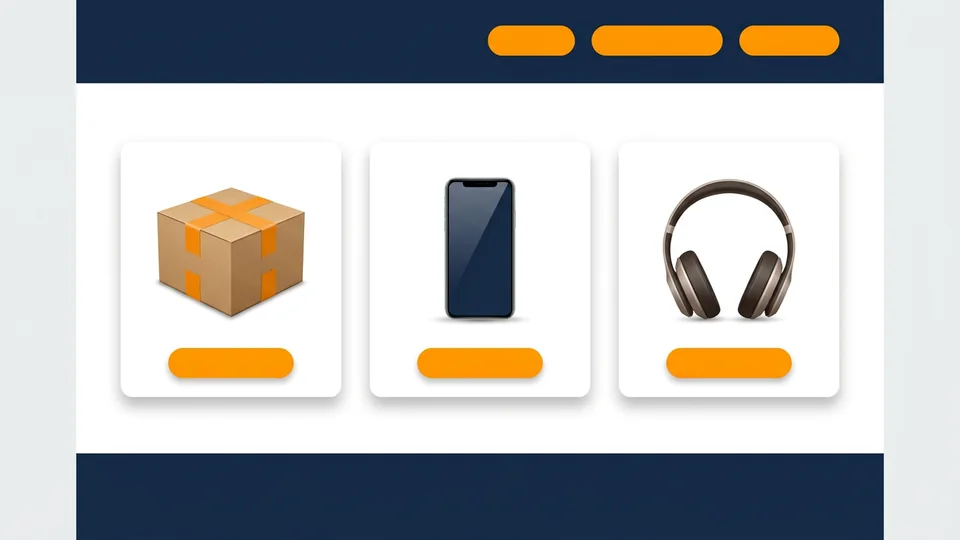
#> input picture assets/aff-amazon.webp, 960 x 540 px
$ python -i visual_features.py   (imports and definitions only)
#> lines starting #> are read from the running program, lines starting #| are printed output that depends on the picture
# -*- coding: utf-8 -*-
"""Visual feature index for physical product photos (data/visual_features.json).

Each product keeps the legacy primary-photo fields (`h` / `t`) plus a `gallery`
array containing features for every other usable product photo. Search can then
score all photos and return the photo that actually matched, rather than only
comparing the first URL in a product's image list.

Features are calculated exactly like `extractVisualFeatures()` in
`assets/tracker.js`: a 64-bin colour histogram and an 8x8 greyscale shape grid.
The builder is resumable: unchanged photo URLs reuse cached features, failed URLs
are remembered, and a time budget lets the scheduled catalog job finish across
multiple runs.
"""
import concurrent.futures
import hashlib
import io
import json
import os
import re
import time
import urllib.request

from PIL import Image

GRID = 64          # thumbnail size before extracting features
THUMB = 8          # 8x8 shape grid
CELL = GRID // THUMB
BG_MIN = 244       # nearly-white pixels are treated as background
FEAT_VERSION = 3   # v3: detect any uniform photo backdrop (grey/wood/flat-lay), not only white
MAX_BYTES = 4_000_000
WORKERS = 8
CHUNK = 64
ROOT = os.path.dirname(os.path.dirname(os.path.abspath(__file__)))
ASSET_ROOT = os.path.realpath(os.path.join(ROOT, 'assets'))
UA = {'User-Agent': 'Mozilla/5.0 (compatible; afflite-visual/1.0)'}
PLACEHOLDER_MARKERS = ('placeholder', 'place-holder', 'image-place-holder', 'no-image', '/default.png', '/def.png')


def _border_bg(px):
    """Median border colour when the frame edge is one uniform backdrop."""
    chips = []
    for i, (r, g, b) in enumerate(px):
        x = i % GRID
        y = i // GRID
        if x == 0 or y == 0 or x == GRID - 1 or y == GRID - 1:
            chips.append((r, g, b))
    if len(chips) < GRID * 2:
        return None
    rs = sorted(c[0] for c in chips)
    gs = sorted(c[1] for c in chips)
    bs = sorted(c[2] for c in chips)
    mr, mg, mb = rs[len(rs) // 2], gs[len(gs) // 2], bs[len(bs) // 2]
    q1r, q1g, q1b = rs[len(rs) // 4], gs[len(gs) // 4], bs[len(bs) // 4]
    spread = max(mr - q1r, mg - q1g, mb - q1b)
    if spread >= 18:
        return None
    return (mr, mg, mb)


def features_from_pil(im):
    """Return `{'h': [64 ints], 't': [64 ints]}` for a PIL image."""
    im = im.convert('RGBA')
    white = Image.new('RGBA', im.size, (255, 255, 255, 255))
    rgb = Image.alpha_composite(white, im).convert('RGB').resize((GRID, GRID), Image.BILINEAR)
    px = list(rgb.getdata())
    bg = _border_bg(px)
    hist = [0] * 64
    gray_sum = [0.0] * (THUMB * THUMB)
    total = 0
    for i, (r, g, b) in enumerate(px):
        x = i % GRID
        y = i // GRID
        cell = (y // CELL) * THUMB + (x // CELL)
        is_bg = r > BG_MIN and g > BG_MIN and b > BG_MIN
        # v3: خلفية موحدة بأي لون (رمادي/بيج/خشبي) — أي بكسل قريب منها يعتبر سلفة
        if bg and not is_bg and abs(r - bg[0]) + abs(g - bg[1]) + abs(b - bg[2]) < 120:
            is_bg = True
        if is_bg:
            gray_sum[cell] += 255
            continue
        gray_sum[cell] += 0.299 * r + 0.587 * g + 0.114 * b
        hist[(r >> 6) * 16 + (g >> 6) * 4 + (b >> 6)] += 1
        total += 1
    if total:
        h = [int(c * 255 / total + 0.5) for c in hist]
    else:
        h = [0] * 64
    per_cell = CELL * CELL
    t = [int(s / per_cell + 0.5) for s in gray_sum]
    return {'h': h, 't': t}


# [94 lines left out: functions _download, _image_urls, _usable_image, _product_image_urls, _work, _valid_features and 1 more, not called in this run]


def _bad_key(product_key, url):
    digest = hashlib.sha1(url.encode('utf-8')).hexdigest()[:16]
    return product_key + '#' + digest


def _was_bad(old_bad, product_key, url):
    # Read legacy `bad[product_key] = url` entries as well as v2 per-photo keys.
    return old_bad.get(_bad_key(product_key, url)) == url or old_bad.get(product_key) == url


# [137 lines left out: functions _collect, build, not called in this run]


# [7 lines not run here, left out]

>>> from PIL import Image
>>> picture = Image.open('../assets/aff-amazon.webp')
#> picture is the input picture: PIL image 960x540 RGB; mean R, G, B 183.9, 184.5, 184.5
>>> result = features_from_pil(picture)
#> in features_from_pil, `white = Image.new('RGBA', im.size, (255, 255, 255, 255))`: white: PIL image 960x540 RGBA; every value is 255
#> in features_from_pil, `rgb = Image.alpha_composite(white, im).convert('RGB').resize((GRID, GR..`:
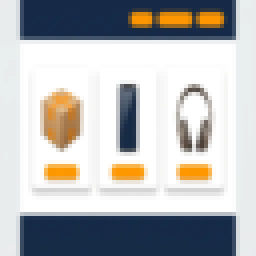
#> rgb: PIL image 64x64 RGB (shown 4 times larger); mean R, G, B 184, 184.5, 184.6
#> in features_from_pil, `px = list(rgb.getdata())`: px = 4096 items, first 6: (234, 236, 237), (232, 236, 237), (232, 236, 237), (232, 236, 237), (214, 219, 223), (57, 75, 100)
#> the loop in _border_bg, `for i, (r, g, b) in enumerate(px):` made 4096 passes
#> (r, g, b, x, y) on passes 1 to 3: (234, 236, 237, 0, 0), (232, 236, 237, 1, 0), (232, 236, 237, 2, 0)
#> after the loop in _border_bg, `for i, (r, g, b) in enumerate(px):`: chips = 252 items, first 6: (234, 236, 237), (232, 236, 237), (232, 236, 237), (232, 236, 237), (214, 219, 223), (57, 75, 100)
#> in _border_bg, `rs = sorted(c[0] for c in chips)`: rs = 252 values from 21 to 234
#> in _border_bg, `gs = sorted(c[1] for c in chips)`: gs = 252 values from 42 to 238
#> in _border_bg, `bs = sorted(c[2] for c in chips)`: bs = 252 values from 70 to 238
#> in _border_bg, `mr, mg, mb = rs[len(rs) // 2], gs[len(gs) // 2], bs[len(bs) // 2]`: mr = 232; mg = 236; mb = 237
#> in _border_bg, `q1r, q1g, q1b = rs[len(rs) // 4], gs[len(gs) // 4], bs[len(bs) // 4]`: q1r = 22; q1g = 43; q1b = 72
#> in _border_bg, `spread = max(mr - q1r, mg - q1g, mb - q1b)`: spread = 210
#> the loop in features_from_pil, `for i, (r, g, b) in enumerate(px):` made 4096 passes
#> (r, g, b, x, y, cell) on passes 1 to 3: (234, 236, 237, 0, 0, 0), (232, 236, 237, 1, 0, 0), (232, 236, 237, 2, 0, 0)
#> after the loop in features_from_pil, `for i, (r, g, b) in enumerate(px):`: gray_sum = 64 values, max 16167 at index 18, min 2523.8 at index 1, mean 11840.6; hist = 64 values, max 969 at index 63, min 0 at index 2, mean 38.92; total = 2491
#> in features_from_pil, `h = [int(c * 255 / total + 0.5) for c in hist]`: h = 64 values, max 99 at index 63, min 0 at index 2, mean 3.97
#> in features_from_pil, `t = [int(s / per_cell + 0.5) for s in gray_sum]`: t = 64 values, max 253 at index 18, min 39 at index 1, mean 185
#> result = 2 items

$ run again, on assets/aff-normal.webp
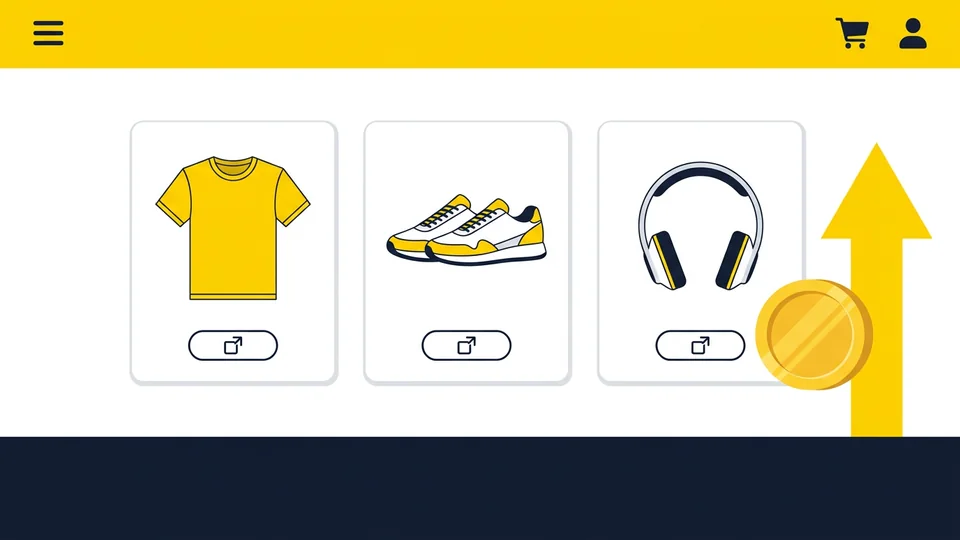
#> input picture assets/aff-normal.webp, 960 x 540 px
#> picture is the input picture: PIL image 960x540 RGB; mean R, G, B 203.3, 196.8, 160.8
#> white: PIL image 960x540 RGBA; every value is 255
#> in features_from_pil, `rgb = Image.alpha_composite(white, im).convert('RGB').resize((GRID, GR..`:
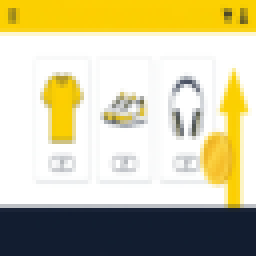
#> rgb: PIL image 64x64 RGB (shown 4 times larger); mean R, G, B 203.3, 196.8, 160.8
#> px = 4096 items, first 6: (251, 209, 0), (252, 209, 0), (252, 208, 2), (253, 207, 2), (252, 208, 2), (251, 207, 1)
#> the loop in _border_bg, `for i, (r, g, b) in enumerate(px):` made 4096 passes
#> (r, g, b, x, y) on passes 1 to 3: (251, 209, 0, 0, 0), (252, 209, 0, 1, 0), (252, 208, 2, 2, 0)
#> after the loop in _border_bg, `for i, (r, g, b) in enumerate(px):`: chips = 252 items, first 6: (251, 209, 0), (252, 209, 0), (252, 208, 2), (253, 207, 2), (252, 208, 2), (251, 207, 1)
#> rs = 252 values from 18 to 255
#> gs = 252 values from 29 to 255
#> bs = 252 values from 0 to 255
#> mr = 252; mg = 208; mb = 48
#> q1r = 19; q1g = 29; q1b = 2
#> spread = 233
#> the loop in features_from_pil, `for i, (r, g, b) in enumerate(px):` made 4096 passes
#> (r, g, b, x, y, cell) on passes 1 to 3: (251, 209, 0, 0, 0, 0), (252, 209, 0, 1, 0, 0), (252, 208, 2, 2, 0, 0)
#> after the loop in features_from_pil, `for i, (r, g, b) in enumerate(px):`: gray_sum = 64 values, max 16320 at index 16, min 1784.1 at index 56, mean 12492.3; hist = 64 values, max 768 at index 0, min 0 at index 1, mean 33.05; total = 2115
#> h = 64 values, max 93 at index 0, min 0 at index 1, mean 3.95
#> t = 64 values, max 255 at index 16, min 28 at index 56, mean 195.3
#> result = 2 items

$ run again, on assets/aff-jumia.png
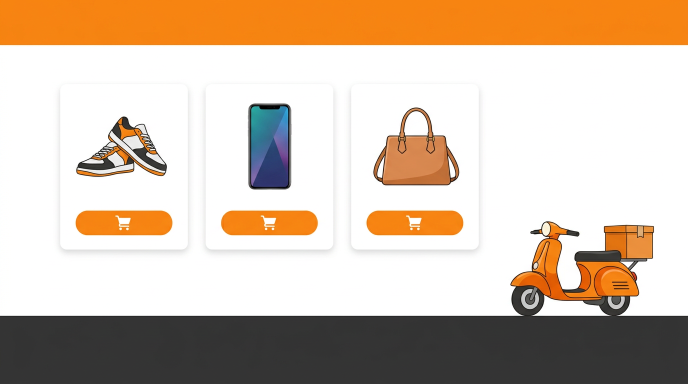
#> input picture assets/aff-jumia.png, 1376 x 768 px (shown at 1/2 size)
#> picture is the input picture: PIL image 1376x768 RGB; mean R, G, B 209.9, 190.7, 172.3
#> white: PIL image 1376x768 RGBA; every value is 255
#> in features_from_pil, `rgb = Image.alpha_composite(white, im).convert('RGB').resize((GRID, GR..`:
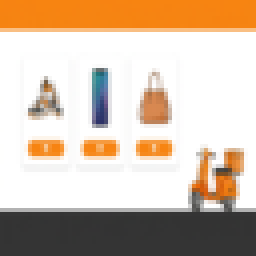
#> rgb: PIL image 64x64 RGB (shown 4 times larger); mean R, G, B 209.9, 190.8, 172.3
#> px = 4096 items, first 6: (247, 132, 17), (247, 131, 18), (247, 131, 18), (247, 131, 18), (247, 132, 17), (247, 132, 17)
#> the loop in _border_bg, `for i, (r, g, b) in enumerate(px):` made 4096 passes
#> (r, g, b, x, y) on passes 1 to 3: (247, 132, 17, 0, 0), (247, 131, 18, 1, 0), (247, 131, 18, 2, 0)
#> after the loop in _border_bg, `for i, (r, g, b) in enumerate(px):`: chips = 252 items, first 6: (247, 132, 17), (247, 131, 18), (247, 131, 18), (247, 131, 18), (247, 132, 17), (247, 132, 17)
#> rs = 252 values from 52 to 255
#> bs = 252 values from 17 to 255
#> mr = 247; mg = 132; mb = 52
#> q1b = 18
#> spread = 195
#> the loop in features_from_pil, `for i, (r, g, b) in enumerate(px):` made 4096 passes
#> (r, g, b, x, y, cell) on passes 1 to 3: (247, 132, 17, 0, 0, 0), (247, 131, 18, 1, 0, 0), (247, 131, 18, 2, 0, 0)
#> after the loop in features_from_pil, `for i, (r, g, b) in enumerate(px):`: gray_sum = 64 values, max 16320 at index 8, min 3304.9 at index 62, mean 12464.2; hist = 64 values, max 704 at index 0, min 0 at index 2, mean 30.05; total = 1923
#> h = 64 values, max 93 at index 0, min 0 at index 2, mean 3.97
#> t = 64 values, max 255 at index 8, min 52 at index 56, mean 194.7
#> result = 2 items
